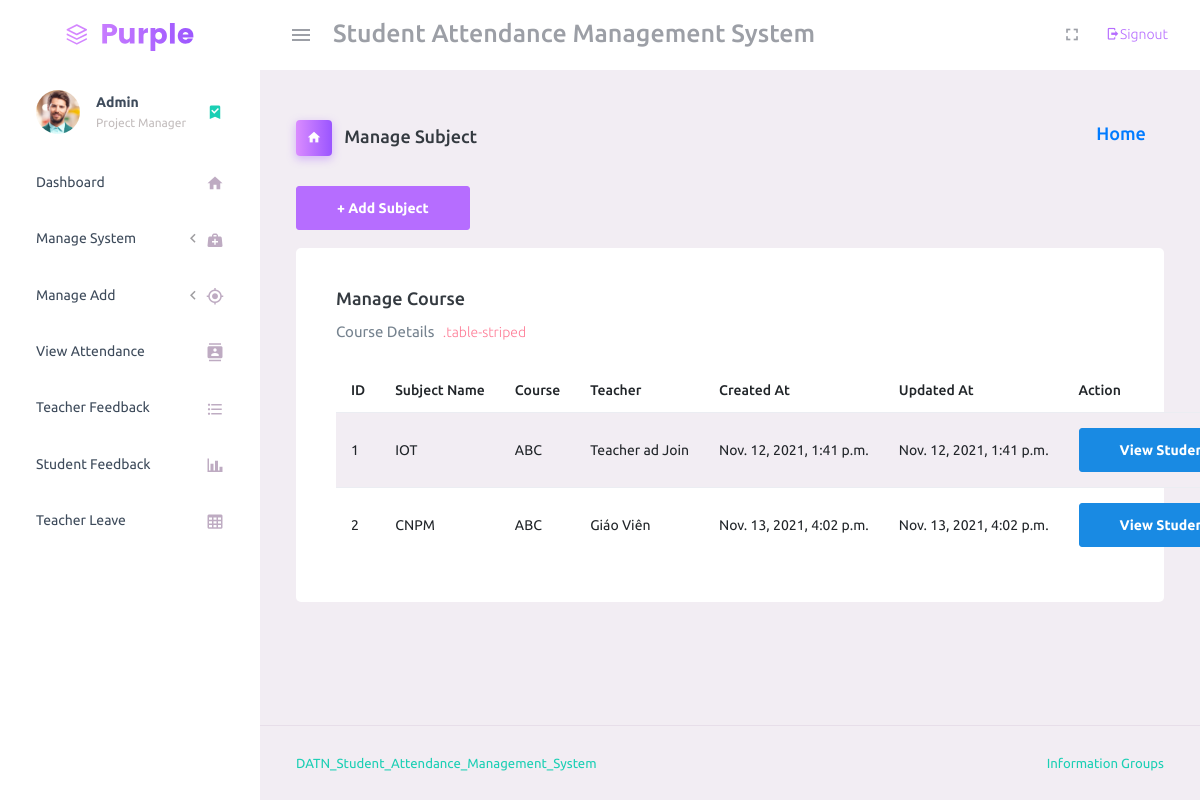
Screenshot of /manage_subject/ (signed in) with the database file from the repository.
### student_management_app/models.py (models this page shows)
class Subjects(models.Model):
    id = models.AutoField(primary_key=True)
    subject_name = models.CharField(max_length=255)
    course_id = models.ForeignKey(Courses, on_delete=models.CASCADE, default=1)
    teacher_id = models.ForeignKey(CustomUser, on_delete=models.CASCADE)
    created_at = models.DateTimeField(auto_now_add=True)
    updated_at = models.DateTimeField(auto_now_add=True)
    objects = models.Manager()

class Courses(models.Model):
    id = models.AutoField(primary_key=True)
    course_name = models.CharField(max_length=255)
    created_at = models.DateTimeField(auto_now_add=True)
    updated_at = models.DateTimeField(auto_now_add=True)
    objects = models.Manager()

class CustomUser(AbstractUser):
    user_type_data = ((1, "HOD"), (2, "Teacher"), (3, "Student"))
    user_type = models.CharField(default=1, choices=user_type_data, max_length=10)

### student_management_app/HodViews.py (the view)
# urls.py: path('manage_subject/', HodViews.manage_subject, name="manage_subject"),
def manage_subject(request):
    subjects = Subjects.objects.all()
    context = {
        "subjects": subjects
    }
    return render(request, 'hod_template/manage_subject_template.html', context)

### student_management_app/LoginCheckMiddleWare.py (called while the page is built, shortened)
    def process_view(self, request, view_func, view_args, view_kwargs):
        modulename = view_func.__module__
        user = request.user
        if user.is_authenticated:
            if user.user_type == "1":
                if modulename == "student_management_app.HodViews":
                    pass
                elif modulename == "student_management_app.views" or modulename == "django.views.static":
                    pass
                else:
                    return redirect("admin_home")
            else:
                return redirect("login")
        else:
            if request.path == reverse("login") or request.path == reverse("doLogin"):
                pass
            else:
                return redirect("login")

### student_management_app/templates/hod_template/manage_subject_template.html (shortened to what this page needs)
{% extends 'hod_template/base_template.html'%}
{% load static %}
{% block page_title %}
Manage Subject
{% endblock page_title %}
{% block content %}
    <a class="btn btn-primary" href="{% url 'add_subject' %}" role="button">+ Add Subject</a> <br/>&nbsp;
    <div class="card">
        <div class="card-body">
            <h4 class="card-title">Manage Course</h4>
            <p class="card-description"> Course Details <code>.table-striped</code>
            </p>
            <table class="table table-striped p-0 card-body">
            <thead>
                <tr>
                    <th>ID</th>
                    <th>Subject Name</th>
                    <th>Course</th>
                    <th>Teacher</th>
                    <th>Created At</th>
                    <th>Updated At</th>
                    <th>Action</th>
                </tr>
            </thead>
            <tbody>
                {% for subject in subjects %}
                <tr>
                <td>{{ subject.id }}</td>
                <td>{{ subject.subject_name }}</td>
                <td>{{ subject.course_id.course_name }}</td>
                <td>{{ subject.teacher_id.first_name }} {{ subject.teacher_id.last_name }}</td>
                <td>{{ subject.created_at }}</td>
                <td>{{ subject.updated_at }}</td>
                <td>
                    <a href="{% url 'manage_student_subject_link' subject.id %}" class="btn btn-info">View Students</a>
                </td>
                </tr>
                {% endfor %}
            </tbody>
            </table>
        </div>
    </div>
{% endblock content %}

### rows the page displays
Subjects: id "1", subject_name "IOT", course_id.course_name "ABC", teacher_id.first_name "Teacher ad", teacher_id.last_name "Join", created_at "Nov. 12, 2021, 1:41 p.m.", updated_at "Nov. 12, 2021, 1:41 p.m."
Subjects: id "2", subject_name "CNPM", course_id.course_name "ABC", teacher_id.first_name "Giáo", teacher_id.last_name "Viên", created_at "Nov. 13, 2021, 4:02 p.m.", updated_at "Nov. 13, 2021, 4:02 p.m."
